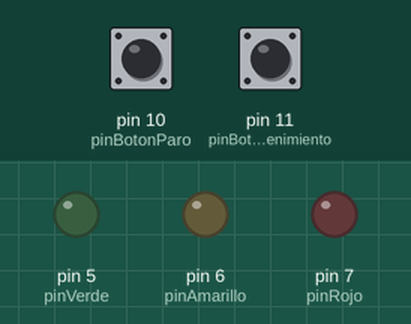
The sketch below on a simulated Arduino Uno, built with avr-gcc and run on an emulated ATmega328P. Shown: output pins drawn as LEDs (lit = HIGH). Inputs (shaded band) come from the test bench; at power-on: pin 10 (pinBotonParo) HIGH, pin 11 (pinBotonMantenimiento) LOW.

Above: at 1.2 s.
1.3 s: pin 10 (pinBotonParo) pulled LOW for 0.15 s
At 2.1 s:
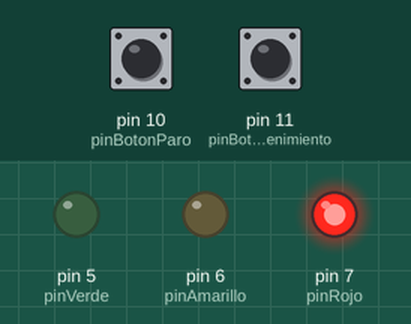
At 7.8 s:
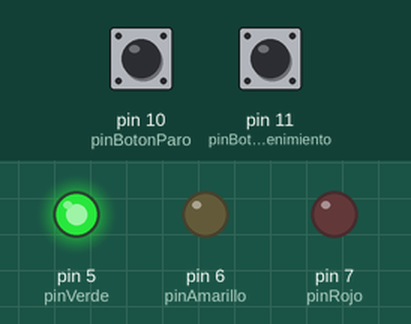
10.4 s: pin 11 (pinBotonMantenimiento) pulled HIGH for 3.2 s
At 10.4 s:
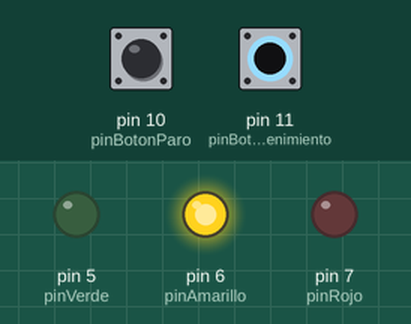
Timing chart, 0 to 15.3 s (numbered marks = the images above; inputs shaded):
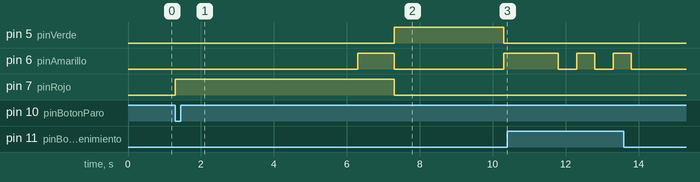

Measured:
- after the input at 1.3 s, pin 5 (pinVerde): LOW → HIGH after 6.0 s, → LOW 3.0 s later; pin 6 (pinAmarillo): LOW → HIGH after 5.0 s, → LOW 1.0 s later, → HIGH 3.0 s later; pin 7 (pinRojo): LOW → HIGH at once, → LOW 6.0 s later

The sketch:

3.semaforo1.ino
```cpp
const int pinRojo = 7;
const int pinAmarillo = 6;
const int pinVerde = 5;
const int pinBotonParo = 10;
const int pinBotonMantenimiento = 11;

bool mantenimientoActivo = false;
bool amarilloEncendido = false;

void setup() {
  pinMode(pinRojo, OUTPUT);
  pinMode(pinAmarillo, OUTPUT);
  pinMode(pinVerde, OUTPUT);
  pinMode(pinBotonParo, INPUT);
  pinMode(pinBotonMantenimiento, INPUT);
}

void Secuencia_1() {
  digitalWrite(pinRojo, HIGH);
  digitalWrite(pinAmarillo, LOW);
  digitalWrite(pinVerde, LOW);
  delay(5000);

  digitalWrite(pinRojo, HIGH);
  digitalWrite(pinAmarillo, HIGH);
  digitalWrite(pinVerde, LOW);
  delay(1000);

  digitalWrite(pinRojo, LOW);
  digitalWrite(pinAmarillo, LOW);
  digitalWrite(pinVerde, HIGH);
  delay(3000);

  digitalWrite(pinRojo, LOW);
  digitalWrite(pinAmarillo, HIGH);
  digitalWrite(pinVerde, LOW);
  delay(1000);
}

void loop() {
  if (digitalRead(pinBotonMantenimiento) == HIGH) {
    mantenimientoActivo = true;
    digitalWrite(pinRojo, LOW);
    digitalWrite(pinVerde, LOW);
    digitalWrite(pinAmarillo, amarilloEncendido ? LOW : HIGH);
    delay(500);  // parpadea el led amarillo
    amarilloEncendido = !amarilloEncendido;
  } else {
    mantenimientoActivo = false;
    if (!amarilloEncendido && digitalRead(pinBotonParo) == LOW) {
      Secuencia_1();
    } else {
      digitalWrite(pinRojo, LOW);
      digitalWrite(pinAmarillo, LOW);
      digitalWrite(pinVerde, LOW);
    }
  }
}
```
